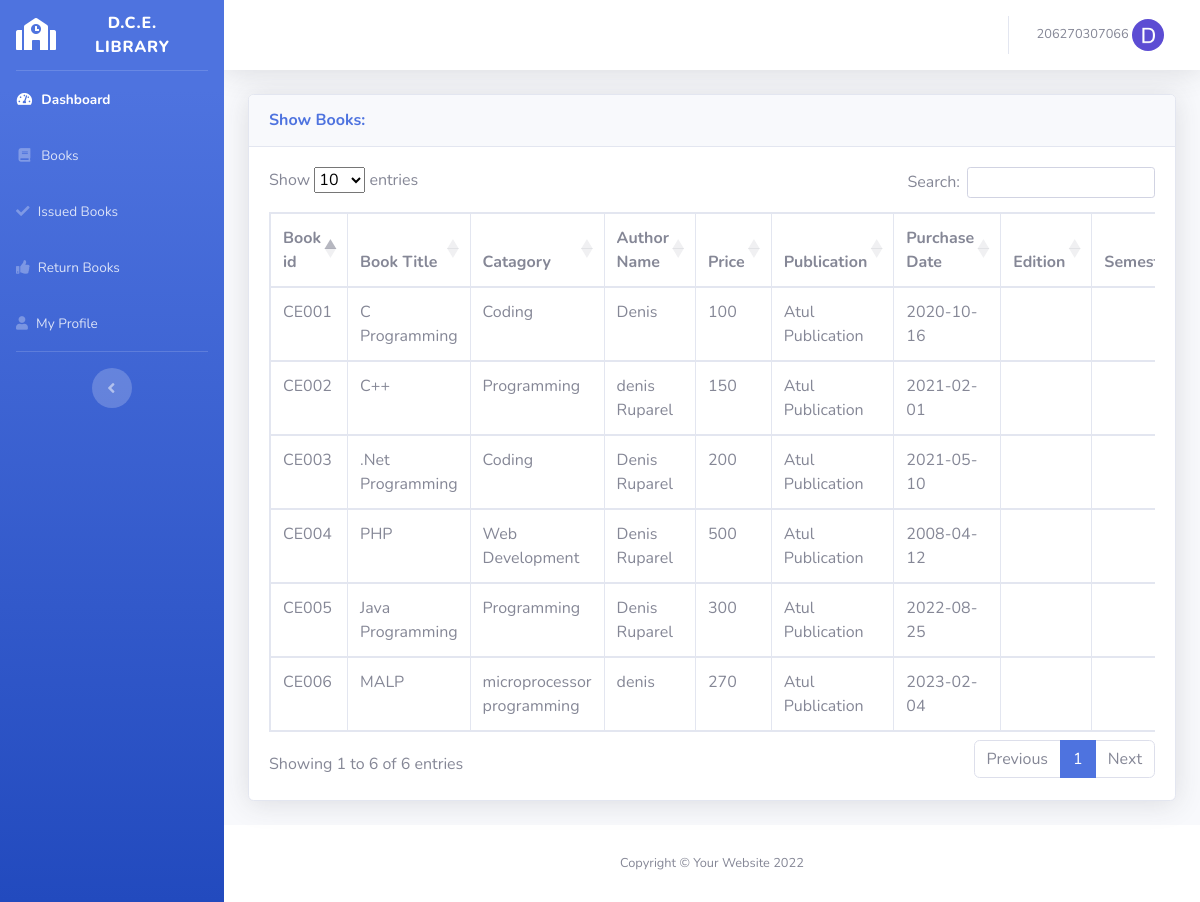
The app's page /show_books.php (signed in), older data.
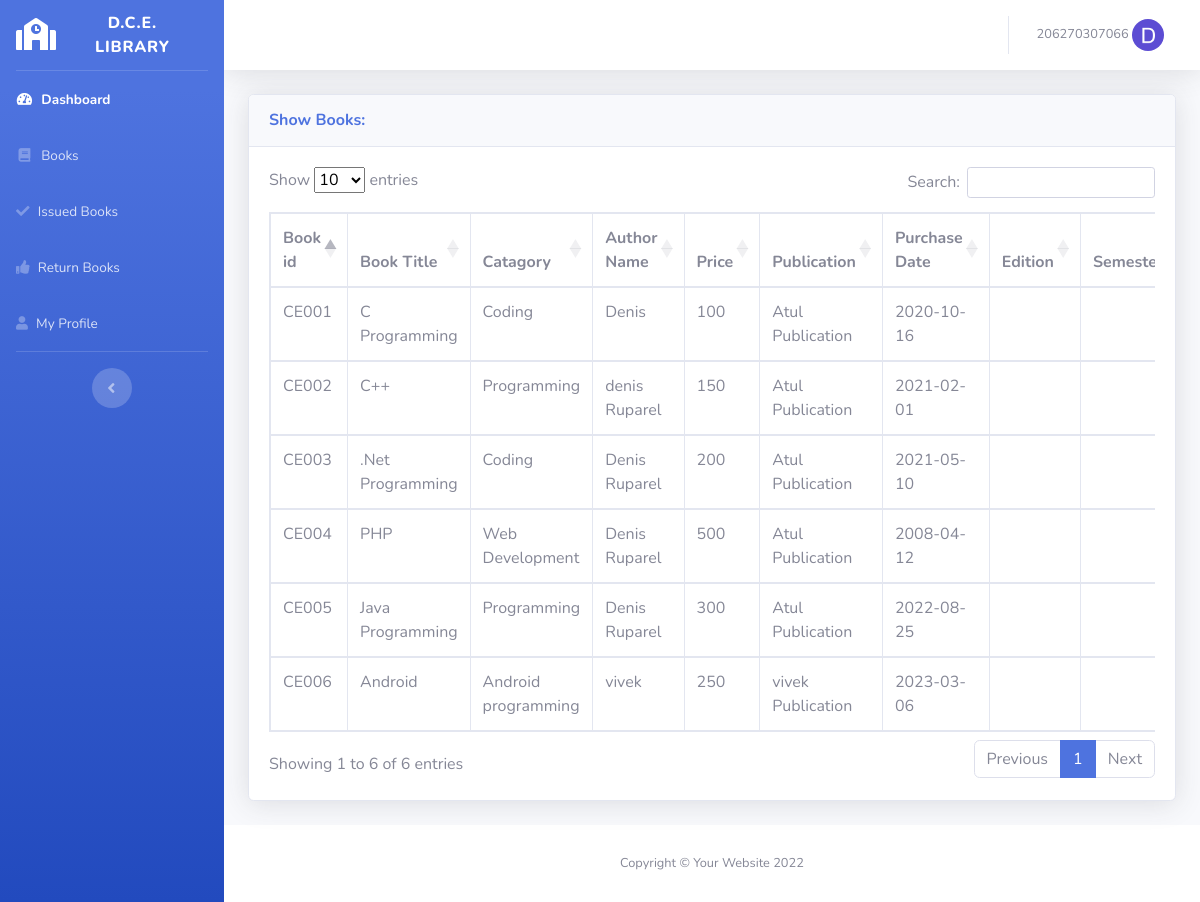
The same page, newer data.
### tables this page shows
CREATE TABLE IF NOT EXISTS `books` (
  `book_id` varchar(20) NOT NULL,
  `book_title` varchar(100) NOT NULL,
  `catagory` varchar(100) NOT NULL,
  `author_name` varchar(100) NOT NULL,
  `price` int NOT NULL,
  `publication` varchar(100) NOT NULL,
  `purchase_date` date NOT NULL,
  `quantity` varchar(20) NOT NULL,
  `availability` enum('Available','Not Available') NOT NULL,
  `book_updated_on` varchar(30) NOT NULL,
  PRIMARY KEY (`book_id`)
);

### show_books.php (the view, shortened to what this page needs)
<?php
include('includes/header.php');
include('includes/navbar.php');
include('security.php');
?>
<div class="container-fluid">
<div class="card shadow mb-4">
  <div class="card-header py-3">
    <h6 class="m-0 font-weight-bold text-primary">Show Books: </h6>
  </div>
  <div class="card-body">
    <div class="table-responsive">
      <table class="table table-bordered" id="datatableid" width="100%" cellspacing="0">
        <thead>
          <tr>
            <th> Book id </th>
            <th> Book Title </th>
            <th> Catagory </th>
            <th> Author Name</th>
            <th> Price </th>
            <th> Publication </th>
            <th> Purchase Date </th>
            <th> Edition </th>
            <th> Semester </th>
          </tr>
        </thead>
        <tbody>
        <?php
        $query = "SELECT * FROM books";
        $query_run = mysqli_query($connection, $query);
        if(mysqli_num_rows($query_run) > 0){
          while($row = mysqli_fetch_assoc($query_run)){
          ?>
            <tr>
            <td><?php  echo $row['book_id']; ?></td>
            <td><?php  echo $row['book_title']; ?></td>
            <td><?php  echo $row['catagory']; ?></td>
            <td><?php  echo $row['author_name']; ?></td>
            <td><?php  echo $row['price']; ?></td>
            <td><?php  echo $row['publication']; ?></td>
            <td><?php  echo $row['purchase_date']; ?></td>
            <td><?php  echo $row['edition']; ?></td>
            <td><?php  echo $row['semester']; ?></td>
            </tr>
          <?php
          }
        }
        else{
          echo "No Record Found";
        }
          ?>
        </tbody>
      </table>
    </div>
  </div>
</div>
</div>
</div>
<?php
include('includes/footer.php');
?>

Row changes from the older to the newer data that the page shows:
changed books "CE006": book_title "MALP" → "Android"; catagory "microprocessor programming" → "Android programming"; author_name "denis" → "vivek"; price "270" → "250"; publication "Atul Publication" → "vivek Publication"; purchase_date "2023-02-04" → "2023-03-06"
